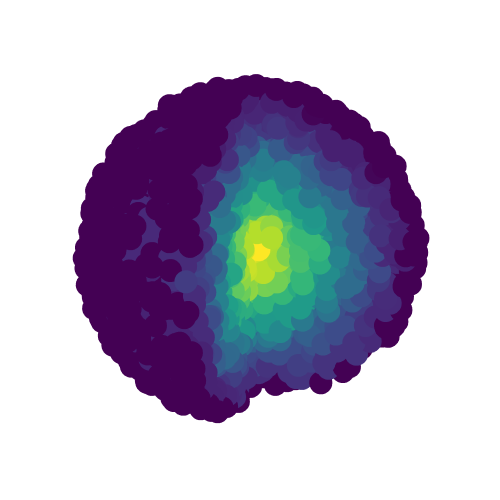

The cell this chart's notebook holds for it:
### Code cell
# Load data
# u = np.load(f"data/data-4.npy")
mask = ((X[:,0]<0.5) | (X[:,1]>0.5))
fig = go.Figure(data=[go.Scatter3d(x=X[:,0][mask], y=X[:,1][mask], z=X[:,2][mask],
                                   mode='markers',
                                   marker=dict(color=u[mask], size=8, colorscale='Viridis',))
                                   ])
fig.update_layout(
        scene = {
            'camera_eye': {"x": 0.5, "y": -1.6, "z": 0.6},
            # 'camera_center': {"x": 0, "y": 0, "z": 0},
            'camera_up': {"x": 0, "y": 0, "z": 1},
            'xaxis': dict(visible=False),
            'yaxis': dict(visible=False),
            'zaxis': dict(visible=False),
        },
        width=500, height=500, margin=dict(l=0, r=0, t=0, b=0)
        )

fig.show()

### Figure 1 — Plotly figure (JSON) as saved in the notebook; plotly's stock layout.template omitted (floating-point values rounded to 4 significant figures; data arrays with more than 128 entries replaced by an {"elided": "..."} marker saying what was removed)
{"data": [{"marker": {"color": {"elided": "7513 float values"}, "colorscale": [[0, "#440154"], [0.1111, "#482878"], [0.2222, "#3e4989"], [0.3333, "#31688e"], [0.4444, "#26828e"], [0.5556, "#1f9e89"], [0.6667, "#35b779"], [0.7778, "#6ece58"], [0.8889, "#b5de2b"], [1, "#fde725"]], "size": 8}, "mode": "markers", "type": "scatter3d", "x": {"elided": "7513 float values"}, "y": {"elided": "7513 float values"}, "z": {"elided": "7513 float values"}}], "layout": {"height": 500, "margin": {"b": 0, "l": 0, "r": 0, "t": 0}, "scene": {"camera": {"eye": {"x": 0.5, "y": -1.6, "z": 0.6}, "up": {"x": 0, "y": 0, "z": 1}}, "xaxis": {"visible": false}, "yaxis": {"visible": false}, "zaxis": {"visible": false}}, "width": 500}}
